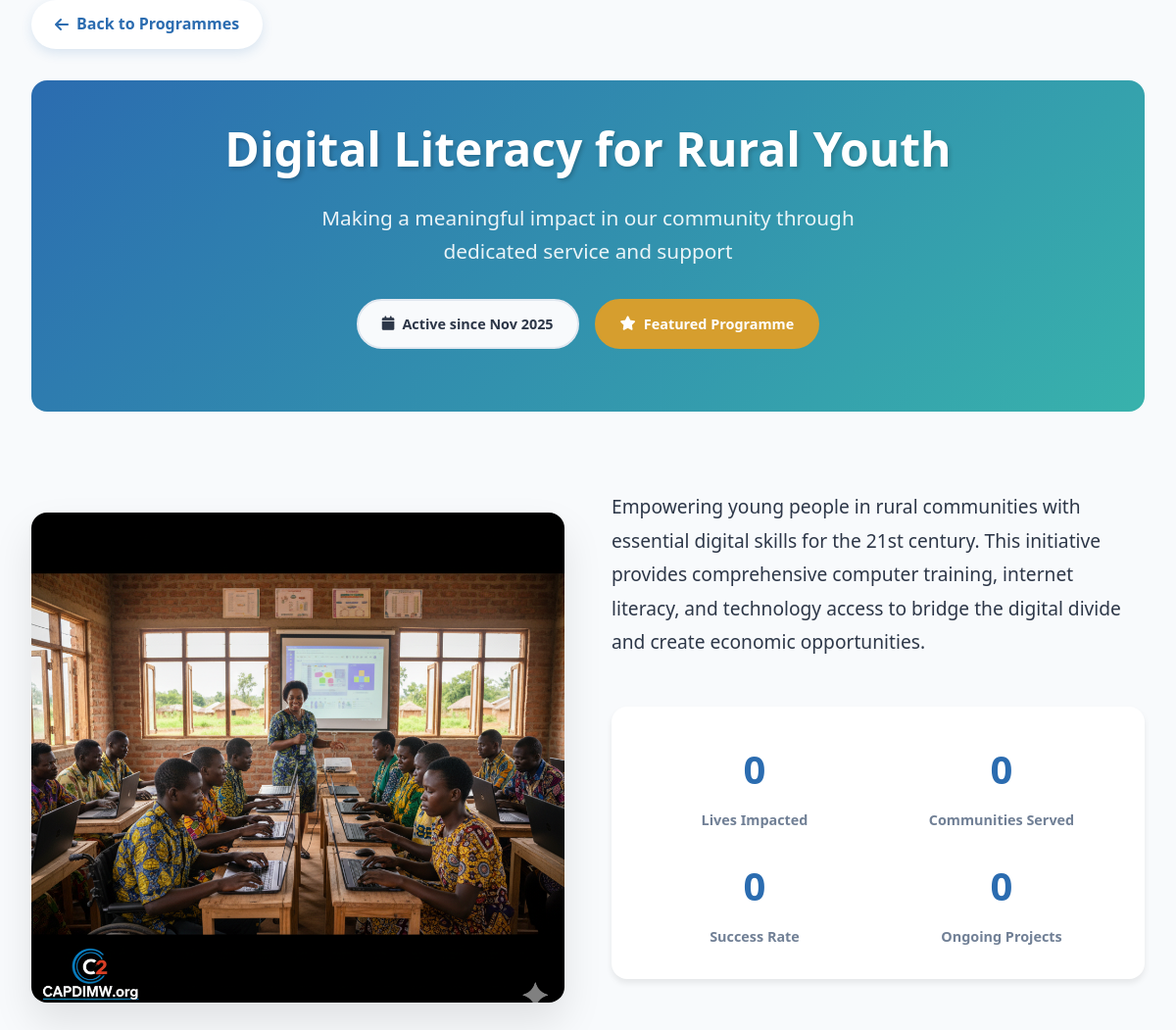
The app's page /programme_detail.php?id=6 with its own data.
### tables this page shows
CREATE TABLE `programmes` (
  `id` int(11) NOT NULL,
  `title` varchar(255) NOT NULL,
  `introduction` text DEFAULT NULL,
  `objectives` text DEFAULT NULL,
  `key_achievements` text DEFAULT NULL,
  `target_beneficiaries` varchar(255) DEFAULT NULL,
  `duration` varchar(100) DEFAULT NULL,
  `status` enum('active','completed','upcoming') DEFAULT 'active',
  `budget` decimal(12,2) DEFAULT NULL,
  `location` varchar(255) DEFAULT NULL,
  `partner_organizations` text DEFAULT NULL,
  `is_featured` tinyint(1) DEFAULT 0,
  `created_at` timestamp NOT NULL DEFAULT current_timestamp(),
  `updated_at` timestamp NOT NULL DEFAULT current_timestamp() ON UPDATE current_timestamp()
);

CREATE TABLE `programme_media` (
  `id` int(11) NOT NULL,
  `programme_id` int(11) DEFAULT NULL,
  `file_name` varchar(255) DEFAULT NULL,
  `file_type` varchar(50) DEFAULT NULL,
  `uploaded_at` timestamp NOT NULL DEFAULT current_timestamp()
);

### public/programme_detail.php (the view, shortened to what this page needs)
<?php
require_once "../config/database.php";
$programme_id = $_GET['id'] ?? null;
$stmt = $pdo->prepare("SELECT * FROM programmes WHERE id = ?");
$stmt->execute([$programme_id]);
$programme = $stmt->fetch();
$media_stmt = $pdo->prepare("SELECT * FROM programme_media WHERE programme_id = ? ORDER BY uploaded_at DESC");
$media_stmt->execute([$programme_id]);
$programme_media = $media_stmt->fetchAll();
$primary_image = null;
if (!empty($programme_media)) {
    $primary_image = $programme_media[0];
}
?>
<!DOCTYPE html>
<html lang="en">
<head>
    <link rel="stylesheet" href="https://cdnjs.cloudflare.com/ajax/libs/font-awesome/6.4.0/css/all.min.css">
</head>
<body>
    <div class="container">
        <a href="programmes.php" class="back-link">
            <i class="fas fa-arrow-left"></i> Back to Programmes
        </a>
        <section class="page-header fade-in">
            <div class="header-content">
                <h1><?= htmlspecialchars($programme['title']) ?></h1>
                <p class="page-subtitle">Making a meaningful impact in our community through dedicated service and support</p>
                <div class="programme-meta" style="justify-content: center; margin-top: 2rem;">
                    <span class="meta-badge">
                        <i class="fas fa-calendar"></i>
                        Active since <?= date('M Y', strtotime($programme['created_at'])) ?>
                    </span>
                    <?php if($programme['is_featured']): ?>
                        <span class="meta-badge featured-badge">
                            <i class="fas fa-star"></i> Featured Programme
                        </span>
                    <?php endif; ?>
                </div>
            </div>
        </section>
        <section class="programme-hero fade-in">
            <div class="hero-image">
                <?php if($primary_image): ?>
                    <img src="../uploads/<?= htmlspecialchars($primary_image['file_name']) ?>"
                         alt="<?= htmlspecialchars($programme['title']) ?>"
                         loading="eager">
                <?php endif; ?>
            </div>
            <div class="hero-content">
                <div class="programme-description">
                    <?= nl2br(htmlspecialchars($programme['introduction'] ?? 'We are committed to making a positive difference through this programme. Our dedicated team works tirelessly to achieve meaningful outcomes and create lasting impact in the community.')) ?>
                </div>
                <div class="impact-stats">
                    <div class="impact-stat">
                        <div class="stat-number" data-count="1500">0</div>
                        <div class="stat-label">Lives Impacted</div>
                    </div>
                    <div class="impact-stat">
                        <div class="stat-number" data-count="12">0</div>
                        <div class="stat-label">Communities Served</div>
                    </div>
                    <div class="impact-stat">
                        <div class="stat-number" data-count="95">0</div>
                        <div class="stat-label">Success Rate</div>
                    </div>
                    <div class="impact-stat">
                        <div class="stat-number" data-count="24">0</div>
                        <div class="stat-label">Ongoing Projects</div>
                    </div>
                </div>
            </div>
        </section>
    </div>
</body>
</html>

### public/programme_detail.php (style rules this page uses)
:root { --primary: #2b6cb0; --primary-dark: #2c5282; --accent: #38b2ac; --success: #38a169; --warning: #d69e2e; --bg: #f8fafc; --card-bg: #ffffff; --text: #2d3748; --text-light: #718096; --text-muted: #a0aec0; --border: #e2e8f0; --shadow: rgba(0, 0, 0, 0.08); --shadow-md: rgba(0, 0, 0, 0.12); --radius: 16px; --radius-sm: 8px; --transition: all 0.3s cubic-bezier(0.4, 0, 0.2, 1); }
* { margin: 0; padding: 0; box-sizing: border-box; }
body { font-family: 'Segoe UI', system-ui, -apple-system, sans-serif; background: var(--bg); color: var(--text); line-height: 1.6; padding: 0; min-height: 100vh; }
.container { max-width: 1200px; margin: 0 auto; padding: 0 2rem; }
.page-header { margin-bottom: 3rem; padding: 2rem 0; background: linear-gradient(135deg, var(--primary) 0%, var(--accent) 100%); color: white; border-radius: var(--radius); overflow: hidden; }
.header-content { text-align: center; padding: 0 2rem; }
.header-content h1 { font-size: 3rem; font-weight: 800; margin-bottom: 1rem; text-shadow: 2px 2px 4px rgba(0,0,0,0.2); }
.page-subtitle { font-size: 1.3rem; opacity: 0.9; max-width: 600px; margin: 0 auto; }
.back-link { display: inline-flex; align-items: center; gap: 0.5rem; color: var(--primary); text-decoration: none; font-weight: 600; margin-bottom: 2rem; padding: 0.75rem 1.5rem; background: white; border-radius: 50px; box-shadow: 0 4px 12px rgba(43, 108, 176, 0.15); transition: var(--transition); }
.programme-hero { display: grid; grid-template-columns: 1fr 1fr; gap: 3rem; margin-bottom: 4rem; align-items: center; }
.hero-image { border-radius: var(--radius); overflow: hidden; height: 500px; background: var(--bg); display: flex; align-items: center; justify-content: center; box-shadow: 0 20px 40px rgba(0, 0, 0, 0.1); }
.hero-image img { width: 100%; height: 100%; object-fit: cover; transition: transform 0.5s ease; }
.hero-content { padding: 2rem 0; }
.programme-meta { display: flex; gap: 1rem; margin-bottom: 2rem; flex-wrap: wrap; }
.meta-badge { display: inline-flex; align-items: center; gap: 0.5rem; padding: 0.75rem 1.5rem; background: var(--bg); border-radius: 50px; font-size: 0.9rem; font-weight: 600; color: var(--text); border: 2px solid var(--border); }
.featured-badge { background: var(--warning); color: white; border-color: var(--warning); }
.programme-description { color: var(--text); line-height: 1.8; font-size: 1.2rem; margin-bottom: 2rem; }
.impact-stats { display: grid; grid-template-columns: repeat(auto-fit, minmax(150px, 1fr)); gap: 1.5rem; margin: 3rem 0; padding: 2rem; background: var(--card-bg); border-radius: var(--radius); box-shadow: 0 4px 6px var(--shadow); }
.impact-stat { text-align: center; }
.stat-number { font-size: 2.5rem; font-weight: 800; color: var(--primary); margin-bottom: 0.5rem; }
.stat-label { color: var(--text-light); font-size: 0.9rem; font-weight: 600; }
.fade-in { opacity: 0; transform: translateY(30px); transition: all 0.6s ease; }
.fade-in.visible { opacity: 1; transform: translateY(0); }

### records on screen
programmes: title "Digital Literacy for Rural Youth", created_at "Nov 2025", introduction "Empowering young people in rural communities with essential digital skills for the 21st century. This initiative provides comprehensive computer training, internet literacy, and technology access to bridge the digital divide and create economic opportunities."
programme_media: file_name (picture)
